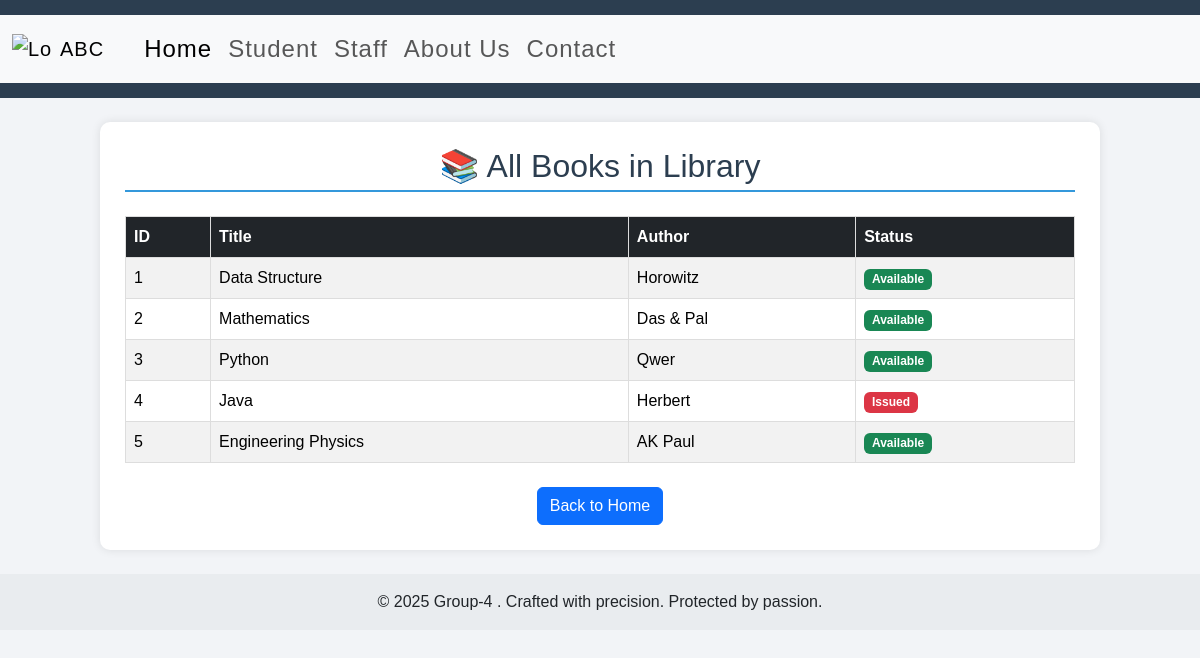
Before: /books with the older database file.
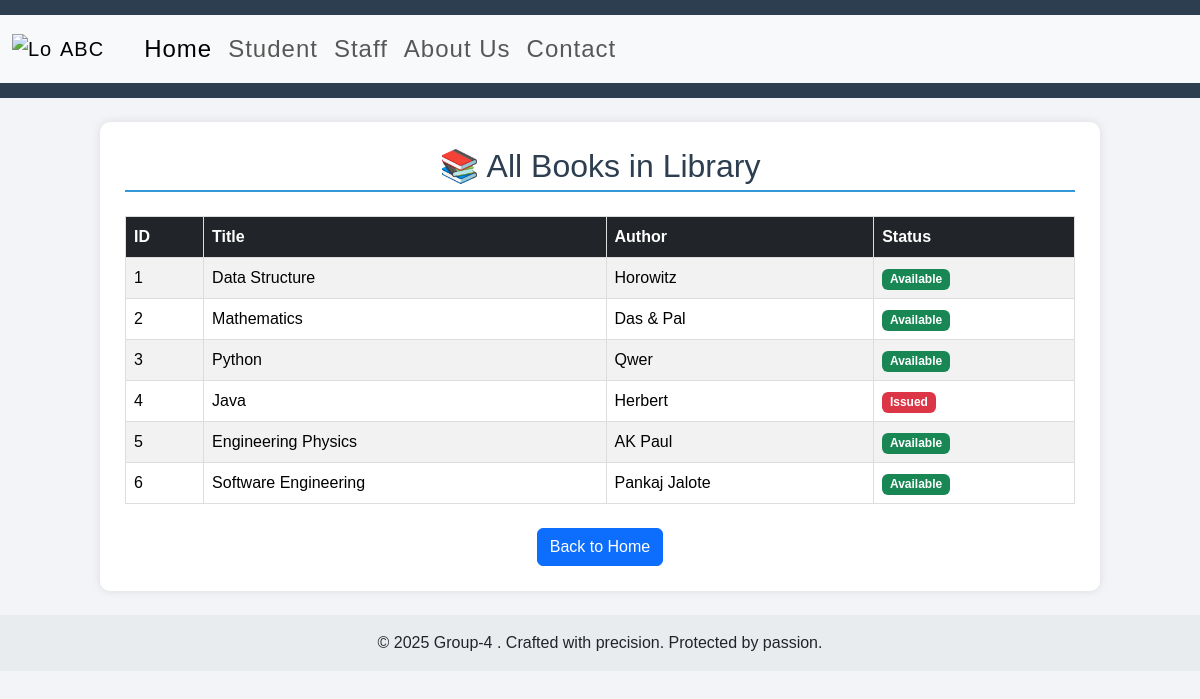
After: the same page with the newer database file.
### app.py (models this page shows)
class Book(db.Model):
    id = db.Column(db.Integer,primary_key=True)
    title = db.Column(db.String(50))
    author = db.Column(db.String(50))
    user = db.Column(db.String(10),default=None) #took
    date = db.Column(db.Date,default=None) #when

### app.py (the view)
@app.route("/books")
def View_Books():
    return render_template("books.html", books=Book.query.all())

### templates/books.html (shortened to what this page needs)
{% extends "base.html" %}
{% block b %}
<div class="container my-4">
    <h2 class="text-center mb-4">📚 All Books in Library</h2>
    {% if books %}
    <table class="table table-striped">
        <thead class="table-dark">
            <tr>
                <th>ID</th>
                <th>Title</th>
                <th>Author</th>
                <th>Status</th>
            </tr>
        </thead>
        <tbody>
            {% for book in books %}
            <tr>
                <td>{{ book.id }}</td>
                <td>{{ book.title }}</td>
                <td>{{ book.author }}</td>
                <td>
                    {% if book.user %}
                        <span class="badge bg-danger">Issued</span>
                    {% else %}
                        <span class="badge bg-success">Available</span>
                    {% endif %}
                </td>
            </tr>
            {% endfor %}
        </tbody>
    </table>
    {% else %}
    <div class="alert alert-info text-center">
        <h4>No books found in the library</h4>
        <p>Books will appear here once they are added to the database.</p>
    </div>
    {% endif %}
    <div class="text-center mt-4">
        <a href="/" class="btn btn-primary">Back to Home</a>
    </div>
</div>
{% endblock %}

Changed rows visible on the page:
added Book: id "6", title "Software Engineering", author "Pankaj Jalote", shows "Available"
